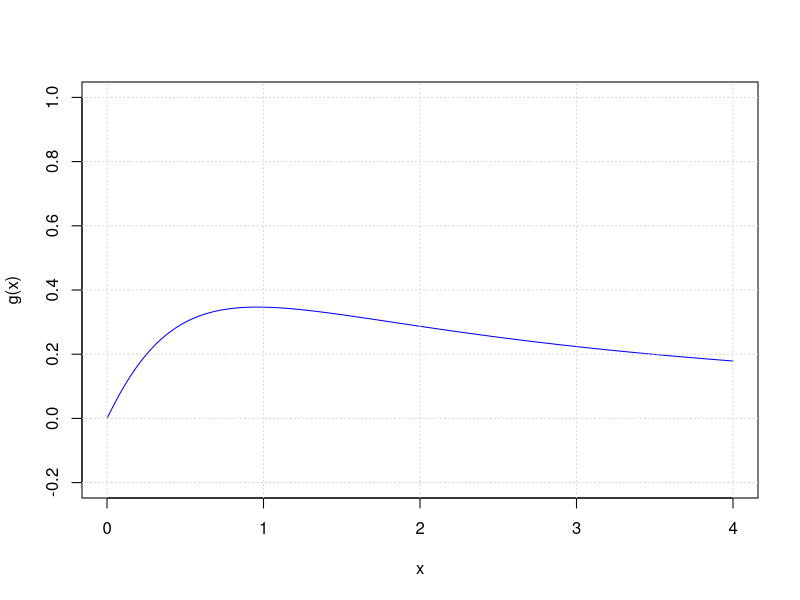
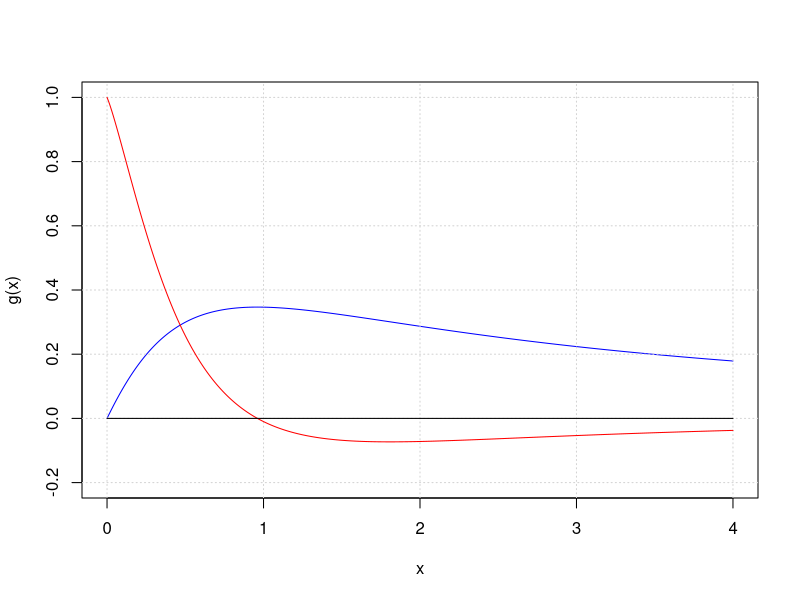
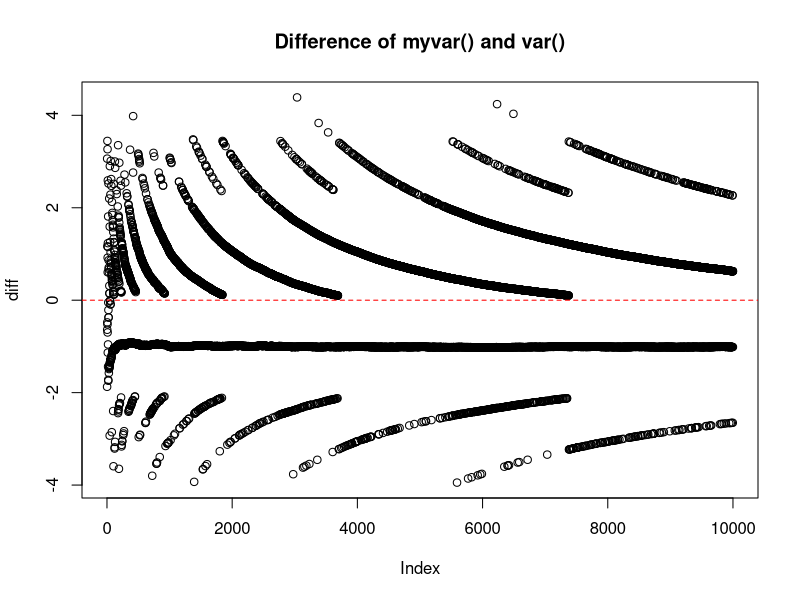
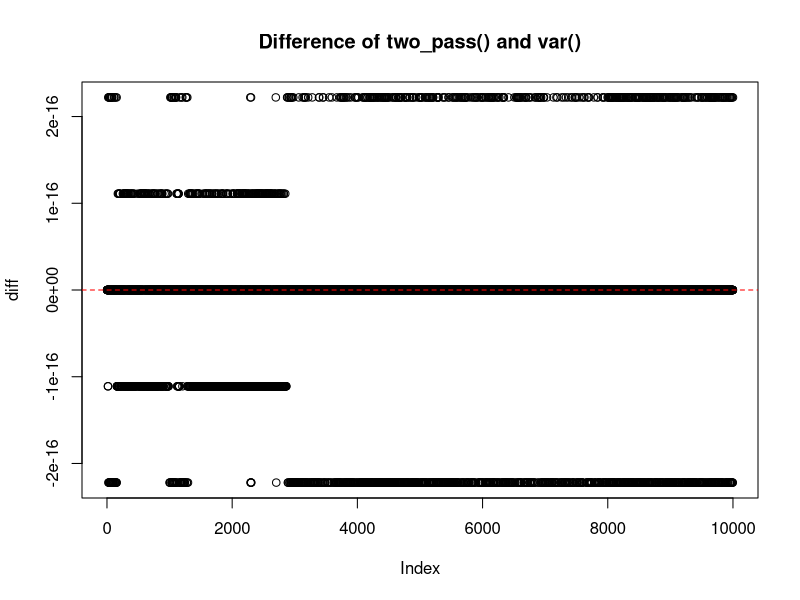

Source code (R) for these figures, in order:
## ---- chunk 1
g <- function(x){
  y <- log(x+1)/(x^(3/2)+1)
  return(y)
}

x <- seq(0,4,0.01)
plot(x, g(x), type="l", ylim=c(-0.2,1),col="blue")
grid()
## ---- chunk 2
dg <- function(x){
  nominator <- (x^(3/2)+1) / (x+1) - (log(x+1)*(3/2)*sqrt(x))
  denominator <- (x^(3/2)+1)^2
  y <- nominator/denominator
  return(y)
}


plot(x, g(x), type="l", ylim=c(-0.2,1),col="blue")
grid()
lines(x,dg(x), col="red")
lines(x,rep(0,length(x)))
## ---- chunk 3
bisection <- function(fun, a, b, threshold){
  #' computes the maximum of a function using the bisection method
  #' 
  #' params:
  #' fun: derivative of the function
  #' a: starting point of initial interval
  #' b: last point of initial interval 
  #' threshold: convergence criterion
  
  # check if criterion for starting interval is met
  stopifnot(fun(a)*fun(b) < 0)
  
  xt <- (a + b)/2
  
  it <- 1 # start iterations counter with 1 as line above is first iteration
  
  # improve approximation until convergence criterion is met
  while(TRUE){
    it <- it + 1
    
    # decide which end of the interval must be updated
    if(fun(a) * fun(xt) <= 0){
      b <- xt 
    }
    else{
      a <- xt
    }
    xt_next <- (a + b)/2
    
    # check for convergence
    if(abs((xt_next - xt)) < threshold){
      xt <- xt_next
      break
    }
    
    else{
      xt <- xt_next
    }
  }
  
  return(c(xt, it))
}
## ---- chunk 4
secant <- function(fun, x0, x1, threshold){
  #' computes the maximum of a function using the bisection method
  #' 
  #' params:
  #' fun: derivative of the function
  #' x0: initial x0 value for secant
  #' x1: initial x1 value for secant 
  #' threshold: convergence criterion
  
  it <- 0 # iterations counter
  
  while(TRUE){
    it <- it + 1
    # apply formula to get next value for secant
    x_next <- x1 - fun(x1) * (x1 - x0)/ (fun(x1) - fun(x0))
    
    if(abs((x1 - x0)) < threshold){
      break
    }
    else{
      x0 <- x1
      x1 <- x_next
    }
  }
  
  return(c(x1, it))
}  
## ---- chunk 5
bisection(dg, 0.5,1.2,0.0001) # approximates good
# bisection(dg, 0.5,0.8,0.0001) # does not work as both dg(x)are negative
bisection(dg, 0.1,3.5,0.0001) # works also for bigger starting interval

secant(dg, 0.5, 1.2, 0.0001) # finds a good approximation
secant(dg, 2.5, 3.2, 0.0001) # does not find the correct maximum as it approaches 0 for x -> inf
secant(dg, 1.1, 1.3, 0.0001) # approximates the value well even though both dg(x) are negative (difference to bisection method)
secant(dg, 0.1, 0.3, 0.0001) # finds the correct approximation
## ---- chunk 6
myvar <- function(x){
  n <- length(x)
  v <- 1/(n-1) * (sum(x^2) - 1/n * (sum(x)^2))
  return (v)
}
## ---- chunk 7
set.seed(42)
x <- rnorm(10000, mean=10^8, sd=sqrt(1))
## ---- chunk 8
diff <- numeric(10000)
for (i in 1:10000){
  x_sub <- x[1:i]
  diff[i] <- myvar(x_sub) - var(x_sub)
}
## ---- chunk 9
plot(diff, main="Difference of myvar() and var()")
abline(h = 0, col = "red", lty = 2)
## ---- chunk 10
two_pass <- function(x) {
  n <- length(x)
  mean_x <- mean(x)
  v <- sum((x - mean_x)^2) / (n - 1)
  return(v)
}

two_pass_diff <- numeric(10000)

for (i in 1:10000) {
  Xi <- x[1:i]
  two_pass_diff[i] <- two_pass(Xi) - var(Xi)
}

# Plot the comparison for two_pass
plot(1:10000, two_pass_diff, xlab= "Index", ylab="diff", main = "Difference of two_pass() and var()")
abline(h = 0, col = "red", lty = 2)

